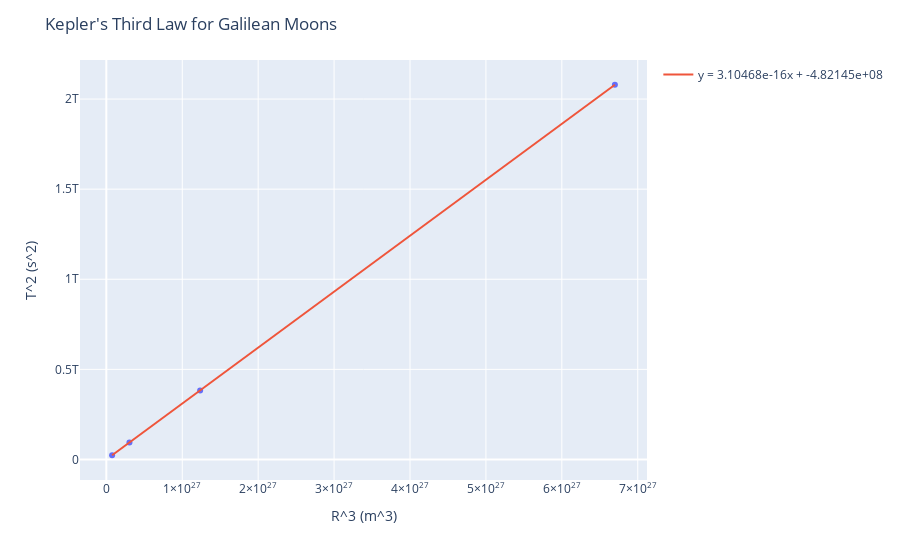

Notebook code for this chart:
### Code cell
#Now do the same for just the Galilean moons
fig = px.scatter(df[df['Galilean']], x='R3', y='T2', hover_name='Name')
fig.update_layout(
    title='Kepler\'s Third Law for Galilean Moons',
    xaxis_title='R^3 (m^3)',
    yaxis_title='T^2 (s^2)',
    showlegend=True
)

# Calculate the slope of the best fit line
m, b = np.polyfit(df[df['Galilean']]['R3'], df[df['Galilean']]['T2'], 1)

# Plot the best fit line and the equation
fig.add_trace(go.Scatter(x=df[df['Galilean']]['R3'], y=m*df[df['Galilean']]['R3']+b, mode='lines', name='y = {:.5e}x + {:.5e}'.format(m, b)))
fig.show()

print(m)
# Calculate Mass of Jupiter
M = 4 * np.pi**2 / (G * m)
print('Mass of Jupiter (Galilean Moons): {:.5e} kg'.format(M))

### Figure 1 — Plotly figure (JSON) as saved in the notebook; plotly's stock layout.template omitted (floating-point values rounded to 4 significant figures)
{"data": [{"hovertemplate": "<b>%{hovertext}</b><br><br>R3=%{x}<br>T2=%{y}<extra></extra>", "hovertext": ["Io", "Europa", "Ganymede", "Callisto"], "legendgroup": "", "marker": {"color": "#636efa", "symbol": "circle"}, "mode": "markers", "name": "", "orientation": "v", "showlegend": false, "type": "scatter", "x": [7.602e+25, 3.044e+26, 1.235e+27, 6.699e+27], "xaxis": "x", "y": [23386973184, 94080000000.0, 382695653376, 2079000000000.0], "yaxis": "y"}, {"mode": "lines", "name": "y = 3.10468e-16x + -4.82145e+08", "type": "scatter", "x": [7.602e+25, 3.044e+26, 1.235e+27, 6.699e+27], "y": [23120000000.0, 94010000000.0, 383100000000.0, 2079000000000.0]}], "layout": {"legend": {"tracegroupgap": 0}, "margin": {"t": 60}, "showlegend": true, "title": {"text": "Kepler's Third Law for Galilean Moons"}, "xaxis": {"anchor": "y", "domain": [0, 1], "title": {"text": "R^3 (m^3)"}}, "yaxis": {"anchor": "x", "domain": [0, 1], "title": {"text": "T^2 (s^2)"}}}}
